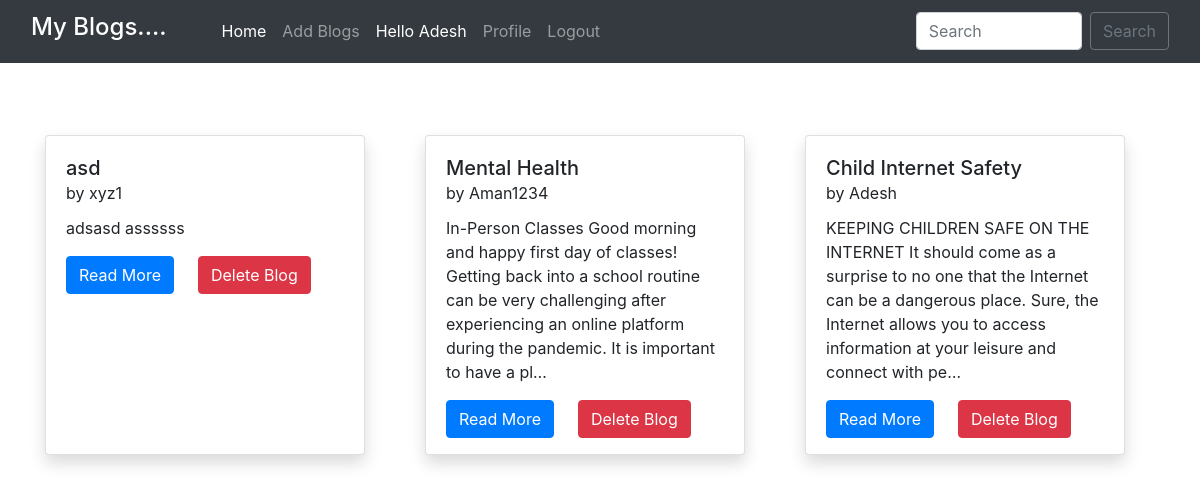
The page / (signed in) on the database its author committed.
### home/models.py (models this page shows, shortened)
class BlogPost(models.Model):
    title=models.CharField(max_length=255)
    author= models.ForeignKey(User, on_delete=models.CASCADE)
    slug=models.CharField(max_length=130)
    content=models.TextField()
    dateTime=models.DateTimeField(auto_now_add=True)

### home/views.py (the view)
# urls.py: path("", views.blogs, name="blogs"),
def blogs(request):
    posts = BlogPost.objects.all()
    posts = BlogPost.objects.filter().order_by('-dateTime')
    return render(request, "blog.html", {'posts':posts})

### home/templates/blog.html (shortened to what this page needs)
{% extends 'base.html' %}
{% block homeactive %} active {% endblock homeactive %}
{% block body %}
<div class="container mt-5 mb-3">
    <div class="row">
        {% for post in posts %}
        <div class="col-lg-4 my-4">
            <div class="card shadow" style="width: 20rem; height: 20rem;">
                <div class="card-body">
                  <h5 class="card-title">{{post.title}} <br><small>by {{post.author}}</small></h5>
                  <p class="card-text">{{post.content| truncatechars:210}}</p>
                  <a href="blog/{{post.slug}}" class="btn btn-primary">Read More {% if user.is_superuser %}<a href="delete_blog_post/{{post.slug}}/" class="btn btn-danger mx-4">Delete Blog</a>{% elif post.author_id == user.id%} <a href="delete_blog_post/{{post.slug}}/" class="btn btn-danger mx-4">Delete Blog</a>{% endif %}</a>
                </div>
              </div>
        </div>
        {% endfor %}
    </div>
</div>
{% endblock %}

### home/templates/base.html (shortened to what this page needs)
<!doctype html>
<html lang="en">
  <head>
    <link href="//maxcdn.bootstrapcdn.com/bootstrap/4.1.1/css/bootstrap.min.css" rel="stylesheet" id="bootstrap-css">
    <link href="https://cdn.jsdelivr.net/npm/bootstrap@5.0.2/dist/css/bootstrap.min.css" rel="stylesheet">
    <link rel="stylesheet" href="https://maxcdn.bootstrapcdn.com/bootstrap/4.0.0/css/bootstrap.min.css">
  </head>
  <body>
    <nav class="navbar navbar-expand-lg navbar-dark bg-dark sticky-top">
        <div class="container-fluid">
          <a class="navbar-brand" href="#"><h4>My Blogs....</h4></a>
          <div class="collapse navbar-collapse" id="navbarSupportedContent">
          <div class="container mx-3">
            <ul class="navbar-nav me-auto mb-2 mb-lg-0">
              <li class="nav-item">
                <a class="nav-link {% block homeactive %} {% endblock homeactive %}" aria-current="page" href="/">Home</a>
              </li>
              {% if user.is_authenticated %}
              <li class="nav-item">
                <a class="nav-link {% block add_blogs_active %} {% endblock add_blogs_active %}" href="/add_blogs/">Add Blogs</a>
              </li>
              <li class="nav-item">
                <a class="nav-link active" href="#">Hello {{request.user}}</a>
              </li>
              <li class="nav-item">
                <a class="nav-link {% block profileactive %} {% endblock profileactive %}" href="/profile/">Profile</a>
              </li>
              <li class="nav-item">
                <a class="nav-link" href="/logout/">Logout</a>
              </li>
              {% endif %}
            </ul>
            </div>
            <form class="d-flex" method="POST" action="/search/"> {% csrf_token %}
              <input class="form-control me-2" type="search" placeholder="Search" name="searched" id="searched" aria-label="Search">
              <button href="/search/" class="btn btn-outline-secondary" type="submit">Search</button>
            </form>
          </div>
        </div>
      </nav>
      {% block body %}
      {% endblock %}
</body>
</html>

### rows shown on the page
BlogPost: title "asd", author "xyz1", content "adsasd assssss"
BlogPost: title "Mental Health", author "Aman1234", content "In-Person Classes Good morning and happy first day of classes! Getting back into a school routine can be very challenging after experiencing an online platform during the pandemic. It is important to have a pl…"
BlogPost: title "Child Internet Safety", author "Adesh", content "KEEPING CHILDREN SAFE ON THE INTERNET It should come as a surprise to no one that the Internet can be a dangerous place. Sure, the Internet allows you to access information at your leisure and connect with pe…"

### other values the page prints
{{ request.user }} "Adesh"
